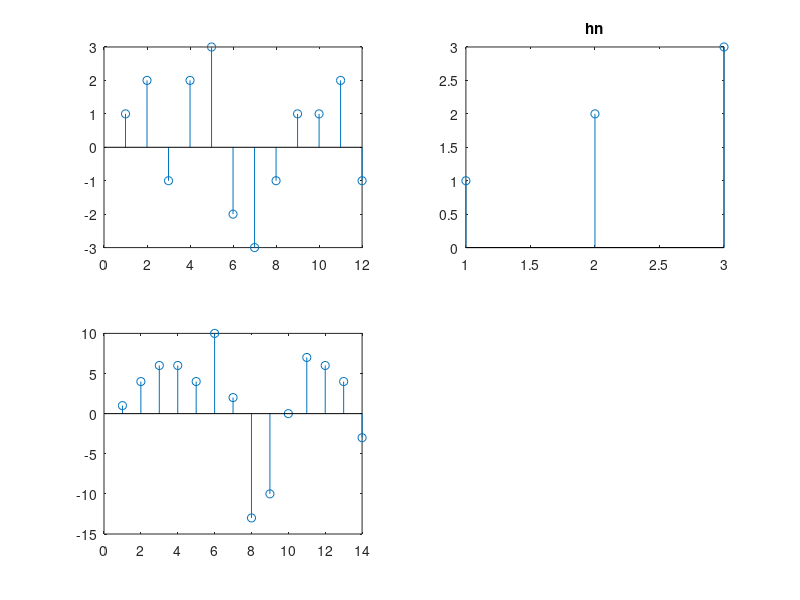

The MATLAB source for this figure:
clc
clear All
close all

%#######################################################################
%       @@   written by mehran tamjidi     stu number : 9665506   @@
%                      email:mehrant.0611@gmail.com
%
%
%                 
%                 overlap add method for an desired hn and x
%        
%                 the code is complete and without any wrong 
%
%                  <><><><><><>< thank you and enjoy ><><><><><><>
%                
%#######################################################################
 
 x = [1 2 -1 2 3 -2 -3 -1 1 1 2 -1];
 hn = [1 2 3];


 
 
 
 
 
  subplot(2,2,1);plot(x);title('signal');      stem(x); 
  subplot(2,2,2);plot(hn);stem(hn);title('hn');        

 N=4;%N barabare 4 gozashtam ke mishe az inja taghiresh dad har meghdare normali gozasht
 m=length(hn);
 L=N-m+1;%N=L+m-1  tole har panjere bedast miad
 hnzeropad=[hn,zeros(1,L-1)];

 
 y1=zeros(1,N);
 
 i1=0;
 i2=0;
 
 flag=0;dd=0;
 for i=0:length(x)-1
         i1= i+1;
         i2= i+L;
     if mod(i,L)== 0
         flag=1;
         
         if i == length(x)-1
             
         break
         end
        y0=y1;%y0= y marhale ghabli
        xx1 = x(1,i1:i2);
        xx2=[xx1,zeros(1,m-1)];
        y1 = cconv(xx2,hn,N);% circular convelotion order
         if i==0
            ynahaii = y1(1,(1:L));
         end
         if (i ~= 0 && i ~= (length(x)-1))
            yn1=y0(1,L+1:L+m-1)+y1(1,1:1:L);
            ynahaii = [ynahaii,yn1];
         end
         if i==(length(x)-2)
            ynahaii = [ynahaii,y1(1,L+1:L+m-1)];
         end
     end
 end
 
 subplot(2,2,3);plot(ynahaii);title('overlap add method'); stem(ynahaii) ;
